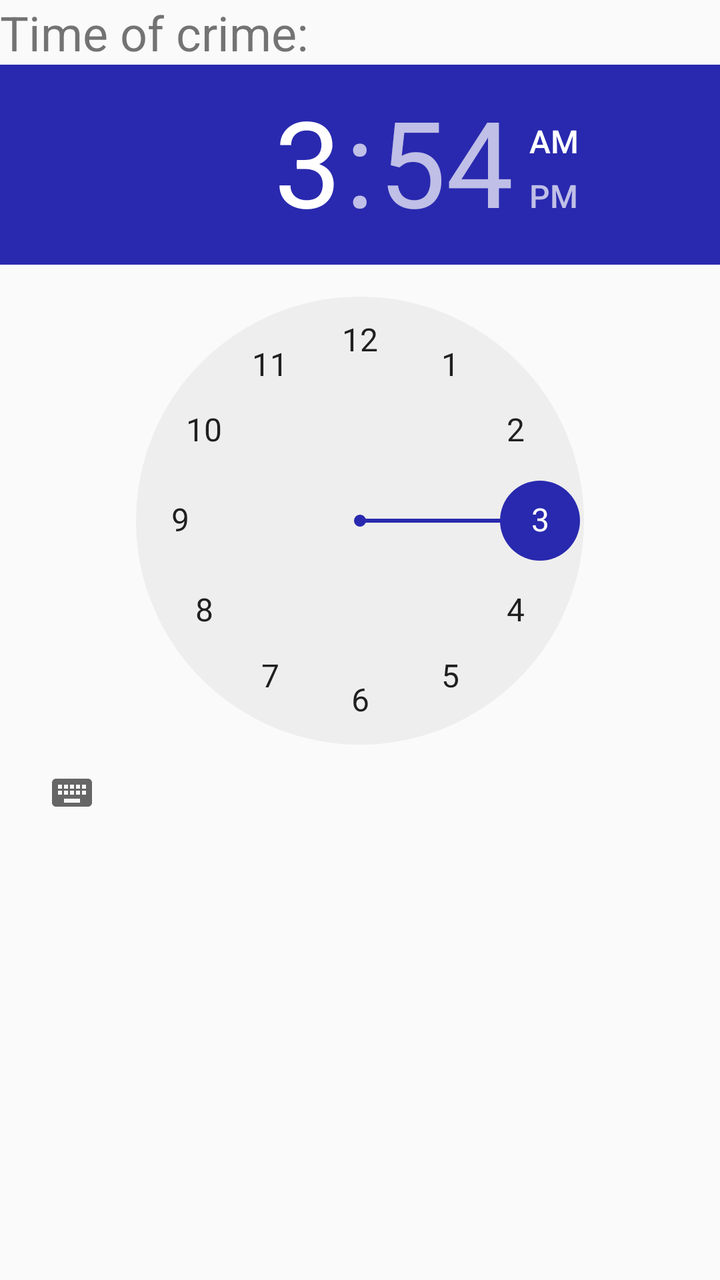
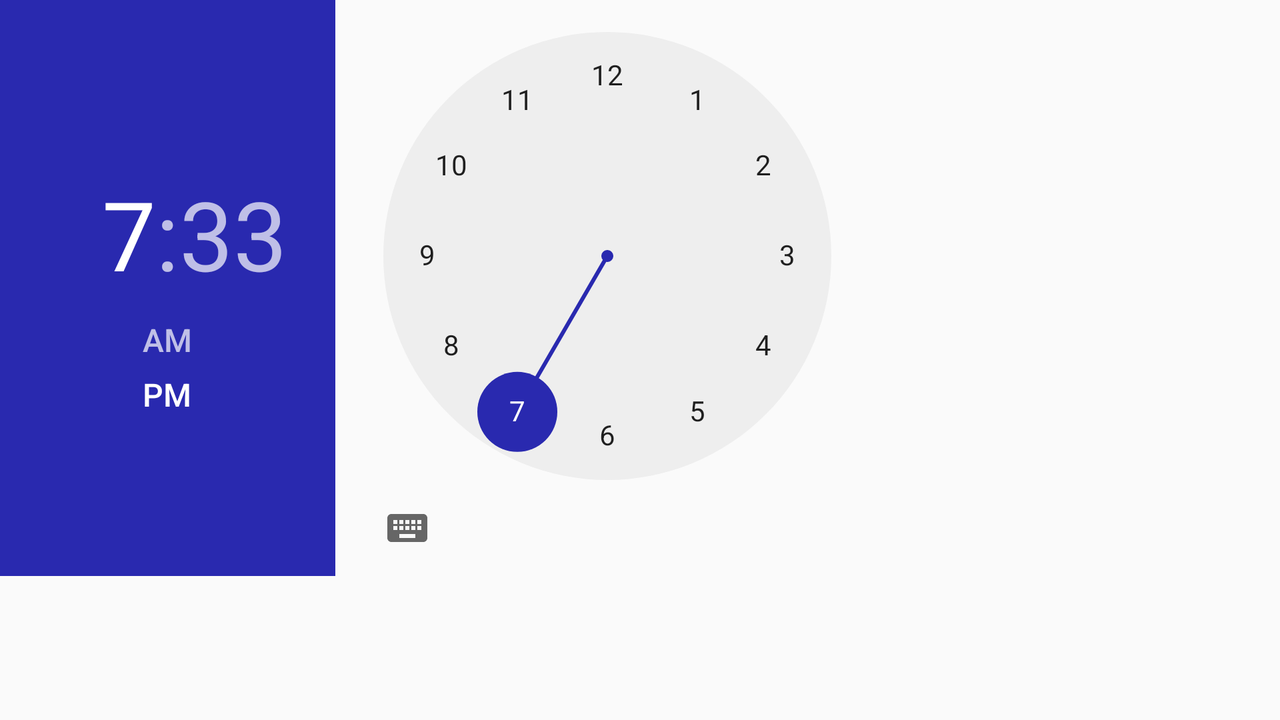

First picture: res/layout/ on a phone held upright. Second picture: the repository's own variant of that layout, on a device whose configuration matches the variant's folder. Source for both follows.
<!-- AndroidManifest.xml: application theme AppTheme -->
<!-- res/layout/dialog_time.xml -->
<?xml version="1.0" encoding="utf-8"?>
<LinearLayout xmlns:android="http://schemas.android.com/apk/res/android"
              android:id="@+id/dialog_date_layout"
              android:layout_width="match_parent"
              android:layout_height="match_parent"
              android:orientation="vertical" >

    <TextView
        android:layout_width="match_parent"
        android:layout_height="wrap_content"
        android:text="@string/time_picker_title"
        android:id="@+id/time_picker_title_text_view"
        android:layout_gravity="center_horizontal"
        android:textSize="24dp"/>

<TimePicker xmlns:android="http://schemas.android.com/apk/res/android"
            android:id="@+id/dialog_time_time_picker"
            android:layout_width="wrap_content"
            android:layout_height="wrap_content">

</TimePicker>
</LinearLayout>
<!-- resources referenced by this layout -->
<resources>
  <string name="time_picker_title">Time of crime:</string>
  <style name="AppTheme" parent="Theme.AppCompat.Light.DarkActionBar">
          <item name="colorPrimary">@color/colorPrimary</item>
          <item name="colorPrimaryDark">@color/colorPrimaryDark</item>
          <item name="colorAccent">@color/colorAccent</item>
      </style>
  <color name="colorPrimary">#160b47</color>
  <color name="colorPrimaryDark">#020410</color>
  <color name="colorAccent">#2929af</color>
</resources>
<!-- res/layout-land/dialog_time.xml (the repository's variant of the layout above) -->
<!-- drawn on the phone turned sideways -->
<?xml version="1.0" encoding="utf-8"?>
<LinearLayout xmlns:android="http://schemas.android.com/apk/res/android"
              android:id="@+id/dialog_date_layout"
              android:layout_width="match_parent"
              android:layout_height="match_parent"
              android:orientation="vertical" >

    <TimePicker xmlns:android="http://schemas.android.com/apk/res/android"
                android:id="@+id/dialog_time_time_picker"
                android:layout_width="wrap_content"
                android:layout_height="wrap_content">

    </TimePicker>
</LinearLayout>
<!-- resources referenced by the variant -->
<!-- as the phone turned sideways resolves them -->
<resources>
  <style name="AppTheme" parent="Theme.AppCompat.Light.DarkActionBar">
          <item name="colorPrimary">@color/colorPrimary</item>
          <item name="colorPrimaryDark">@color/colorPrimaryDark</item>
          <item name="colorAccent">@color/colorAccent</item>
      </style>
  <color name="colorPrimary">#160b47</color>
  <color name="colorPrimaryDark">#020410</color>
  <color name="colorAccent">#2929af</color>
</resources>
